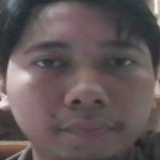
#> input picture backend/data/attendance_snapshots/att_5d9baac8-87c7-485e-95ba-35f1f0a14f49_1787349380.jpg, 160 x 160 px
$ python -i face_embedder.py   (imports and definitions only)
#> lines starting #> are read from the running program, lines starting #| are printed output that depends on the picture
### backend/app/core/config.py
import os
from pathlib import Path
from dotenv import load_dotenv

BASE_DIR = Path(__file__).resolve().parent.parent.parent

# Load .env file from backend root or parent
for p in [BASE_DIR / ".env", BASE_DIR / "backend" / ".env", Path(".env")]:
    if p.exists():
        load_dotenv(dotenv_path=p)
        break

def find_model_path(filename: str) -> Path:
#> called with filename = 'face_detection_yunet.onnx'
    candidates = [
        BASE_DIR / "app" / "models" / filename,
        BASE_DIR / "backend" / "app" / "models" / filename,
        Path(__file__).resolve().parent.parent / "models" / filename,
        Path("/var/task/backend/app/models") / filename,
        Path("/var/task/app/models") / filename,
    ]
    for c in candidates:
        if c.exists():
            return c
    return BASE_DIR / "app" / "models" / filename

class Settings:
    PROJECT_NAME: str = os.getenv("PROJECT_NAME", "Absensi SKH Face Recognition API")
    VERSION: str = "1.0.0"
    API_V1_STR: str = "/api/v1"

    # Serverless detection (Vercel / Lambda)
    is_serverless: bool = bool(os.getenv("VERCEL") == "1" or "AWS_LAMBDA_FUNCTION_NAME" in os.environ)

    # Database URL: Active Supabase Cloud PostgreSQL with fallback
    default_supabase_url = "postgresql://postgres.lygoswawqplklqvnouao:Wkwkland55.@aws-0-ap-northeast-2.pooler.supabase.com:6543/postgres?sslmode=require"
    raw_db_url: str = os.getenv("DATABASE_URL", default_supabase_url)

    if not raw_db_url or (is_serverless and raw_db_url.startswith("sqlite")):
        raw_db_url = default_supabase_url

    if raw_db_url.startswith("postgres://"):
        raw_db_url = raw_db_url.replace("postgres://", "postgresql://", 1)
    DATABASE_URL: str = raw_db_url

    # Supabase Client Credentials
    SUPABASE_URL: str = os.getenv("SUPABASE_URL", "https://lygoswawqplklqvnouao.supabase.co")
    SUPABASE_ANON_KEY: str = os.getenv("SUPABASE_ANON_KEY", "")
    SUPABASE_SERVICE_ROLE_KEY: str = os.getenv("SUPABASE_SERVICE_ROLE_KEY", "")

    if is_serverless:
        temp_base = Path("/tmp")
        STORAGE_DIR: Path = temp_base / "data"
        STUDENT_PHOTOS_DIR: Path = temp_base / "data" / "student_photos"
        EMBEDDINGS_DIR: Path = temp_base / "data" / "embeddings"
        EXPORTS_DIR: Path = temp_base / "data" / "exports"
    else:
        STORAGE_DIR: Path = BASE_DIR / "data"
        STUDENT_PHOTOS_DIR: Path = BASE_DIR / "data" / "student_photos"
        EMBEDDINGS_DIR: Path = BASE_DIR / "data" / "embeddings"
        EXPORTS_DIR: Path = BASE_DIR / "data" / "exports"

    MODELS_DIR: Path = BASE_DIR / "app" / "models"

    # Deep Learning Model Paths (YuNet Face Detector & SFace Feature Recognizer)
    YUNET_MODEL_PATH: Path = find_model_path("face_detection_yunet.onnx")
    SFACE_MODEL_PATH: Path = find_model_path("face_recognition_sface.onnx")

    # Face Recognition Config
    SIMILARITY_THRESHOLD: float = float(os.getenv("SIMILARITY_THRESHOLD", "0.35"))
    MIN_FACE_SIZE: int = 40
    COOLDOWN_MINUTES: int = int(os.getenv("COOLDOWN_MINUTES", "60"))

    # School Operational Hours
    SCHOOL_START_TIME: str = os.getenv("SCHOOL_START_TIME", "07:30")
    SCHOOL_NAME: str = "SKH Santo Fransiskus Asisi"

    # Security
    SECRET_KEY: str = os.getenv("SECRET_KEY", "skh-fransiskus-asisi-super-secret-key-2026")
    ACCESS_TOKEN_EXPIRE_MINUTES: int = int(os.getenv("ACCESS_TOKEN_EXPIRE_MINUTES", str(60 * 24)))

settings = Settings()

# Ensure directories exist safely
try:
    os.makedirs(settings.STORAGE_DIR, exist_ok=True)
    os.makedirs(settings.STUDENT_PHOTOS_DIR, exist_ok=True)
    os.makedirs(settings.EMBEDDINGS_DIR, exist_ok=True)
    os.makedirs(settings.EXPORTS_DIR, exist_ok=True)
    os.makedirs(settings.MODELS_DIR, exist_ok=True)
except Exception as e:
    print(f"[NOTICE] Storage directory init: {e}")

### backend/app/services/face_embedder.py
import os
import cv2
import numpy as np
from typing import List, Optional
from backend.app.core.config import settings
#> further down, picture is the input picture: shape (160, 160, 3); mean B, G, R 87.6, 87, 98.8

class FaceEmbedder:
    """
    Extracts L2-normalized Deep Face Representation (128-dimensional embedding vector)
    using OpenCV's official SFace Deep Neural Network model.
    """
    def __init__(self):
        self.sface_recognizer = None
        if os.path.exists(settings.SFACE_MODEL_PATH):
            try:
                self.sface_recognizer = cv2.FaceRecognizerSF.create(
                    model=str(settings.SFACE_MODEL_PATH),
                    config=""
                )
                print("[INFO] SFace Deep Learning Face Recognizer initialized.")
            except Exception as e:
                print(f"[WARNING] SFace initialization error: {e}")

    def extract_embedding(self, img_bgr: np.ndarray, face_meta: Optional[np.ndarray] = None) -> np.ndarray:
        """
        Extract 128-d L2 normalized deep feature vector.
        Uses landmark-aligned crop if face_meta is provided, or processes the cropped face directly.
        """
        if img_bgr is None:
            return np.zeros(128, dtype=np.float32)

        # 1. Primary: SFace Deep Neural Feature Extractor
        if self.sface_recognizer is not None:
            try:
                if face_meta is not None:
                    # Mathematical 5-point landmark alignment (eyes, nose, mouth corners)
                    aligned = self.sface_recognizer.alignCrop(img_bgr, face_meta)
                    feat = self.sface_recognizer.feature(aligned)
                else:
                    # Direct extraction from face image (ensure 112x112 standard input for SFace)
                    face_input = cv2.resize(img_bgr, (112, 112))
                    feat = self.sface_recognizer.feature(face_input)

                # SFace outputs (1, 128) array
                emb = feat.flatten().astype(np.float32)
                # L2 normalize
                norm = np.linalg.norm(emb)
                if norm > 1e-6:
                    return emb / norm
                return emb
            except Exception as e:
                print(f"[WARNING] SFace feature extraction error, using fallback: {e}")

        # 2. Fallback Feature Vector
        gray = cv2.cvtColor(cv2.resize(img_bgr, (160, 160)), cv2.COLOR_BGR2GRAY)
        gray = cv2.equalizeHist(gray)
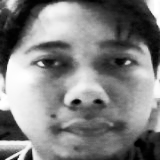
#> gray: shape (160, 160); min 0, max 255, mean 128.9
        vec = cv2.resize(gray, (16, 8)).flatten().astype(np.float32) / 255.0
#> vec = 128 values, max 0.996 at index 15, min 0.0196 at index 17, mean 0.513
        norm = np.linalg.norm(vec)
#> norm = 6.59
        if norm > 1e-6:
            return (vec / norm).astype(np.float32)
        return vec

    def compute_centroid(self, embeddings: List[np.ndarray]) -> np.ndarray:
        """
        Compute mean centroid embedding from multiple enrollment poses and re-normalize.
        """
        if not embeddings:
            return np.zeros(128, dtype=np.float32)

        arr = np.array(embeddings, dtype=np.float32)
        mean_vec = np.mean(arr, axis=0)
        norm = np.linalg.norm(mean_vec)
        if norm > 1e-6:
            return (mean_vec / norm).astype(np.float32)
        return mean_vec

face_embedder = FaceEmbedder()

>>> import cv2
>>> picture = cv2.imread('../../data/attendance_snapshots/att_5d9baac8-87c7-485e-95ba-35f1f0a14f49_1787349380.jpg')
>>> result = FaceEmbedder().extract_embedding(picture)
#> result = 128 values, max 0.151 at index 15, min 0.00297 at index 17, mean 0.0779
